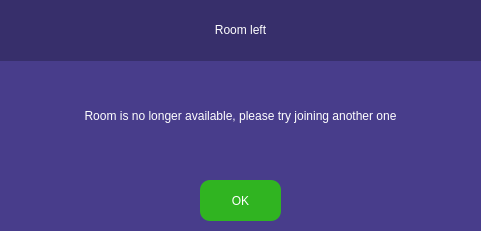
   <widget class="QWidget" name="LeftRoomWidget" native="true">
    <property name="geometry">
     <rect>
      <x>400</x>
      <y>245</y>
      <width>481</width>
      <height>231</height>
     </rect>
    </property>
    <property name="styleSheet">
     <string notr="true">background-color: rgb(72, 61, 139);</string>
    </property>
    <widget class="QLabel" name="InfoLabel">
     <property name="geometry">
      <rect>
       <x>10</x>
       <y>70</y>
       <width>461</width>
       <height>91</height>
      </rect>
     </property>
     <property name="styleSheet">
      <string notr="true">color: rgb(255, 255, 255);
font: 700 22pt &quot;Segoe UI&quot;;</string>
     </property>
     <property name="text">
      <string>Room is no longer available, please try joining another one</string>
     </property>
     <property name="alignment">
      <set>Qt::AlignCenter</set>
     </property>
     <property name="wordWrap">
      <bool>true</bool>
     </property>
    </widget>
    <widget class="QLabel" name="TitleLabel">
     <property name="geometry">
      <rect>
       <x>0</x>
       <y>0</y>
       <width>481</width>
       <height>61</height>
      </rect>
     </property>
     <property name="styleSheet">
      <string notr="true">background-color: rgb(55, 47, 107);
color: rgb(255, 255, 255);
font: 700 30pt &quot;Segoe UI&quot;;</string>
     </property>
     <property name="text">
      <string>&lt;html&gt;&lt;head/&gt;&lt;body&gt;&lt;p align=&quot;center&quot;&gt;Room left&lt;/p&gt;&lt;/body&gt;&lt;/html&gt;</string>
     </property>
     <property name="alignment">
      <set>Qt::AlignCenter</set>
     </property>
    </widget>
    <widget class="QPushButton" name="LeftRoomOKButton">
     <property name="geometry">
      <rect>
       <x>200</x>
       <y>180</y>
       <width>81</width>
       <height>41</height>
      </rect>
     </property>
     <property name="styleSheet">
      <string notr="true">background-color: rgb(48, 180, 33);
font: 700 20pt &quot;Segoe UI&quot;;
color: rgb(255, 255, 255);
border: 2px;
border-radius: 10px;</string>
     </property>
     <property name="text">
      <string>OK</string>
     </property>
    </widget>
   </widget>
